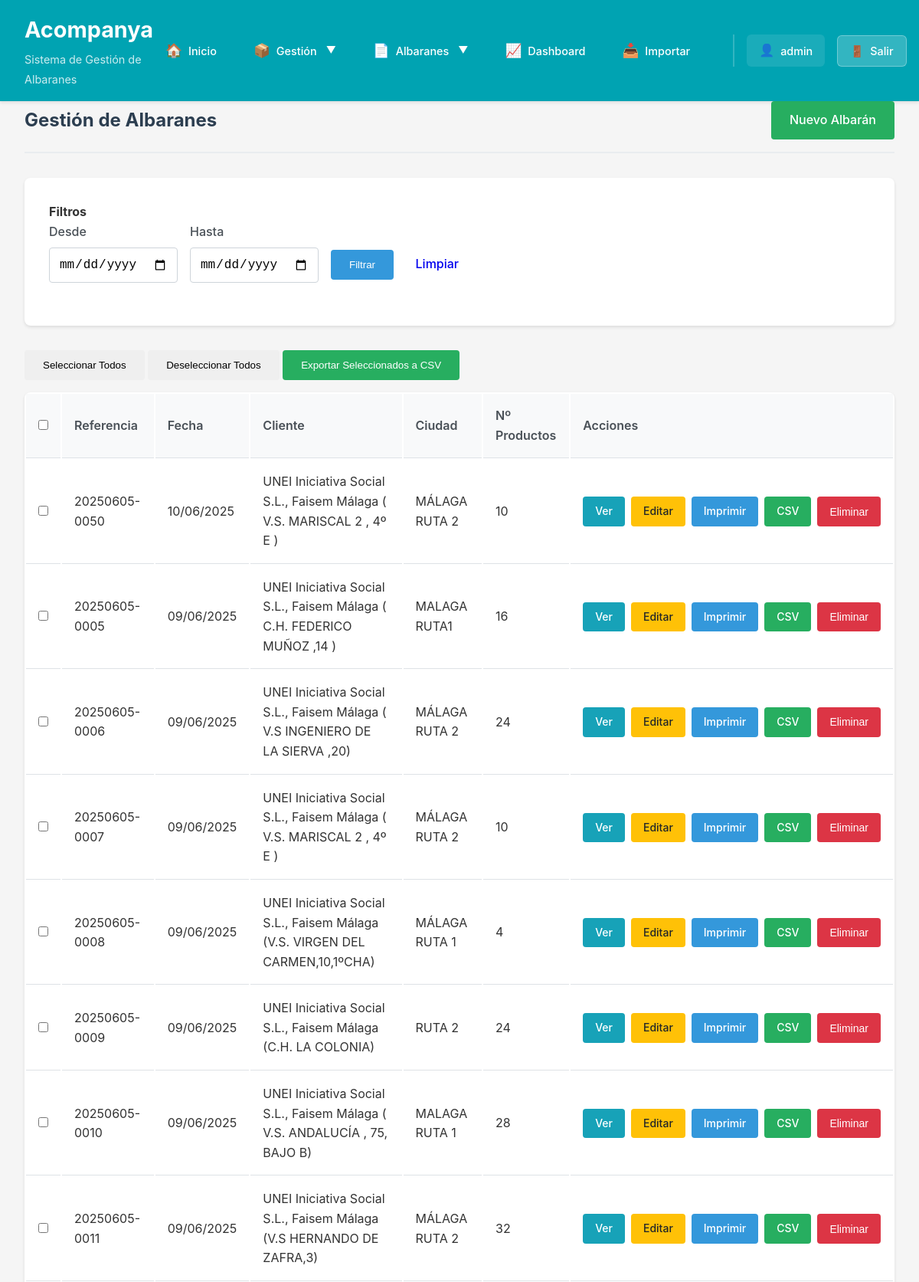
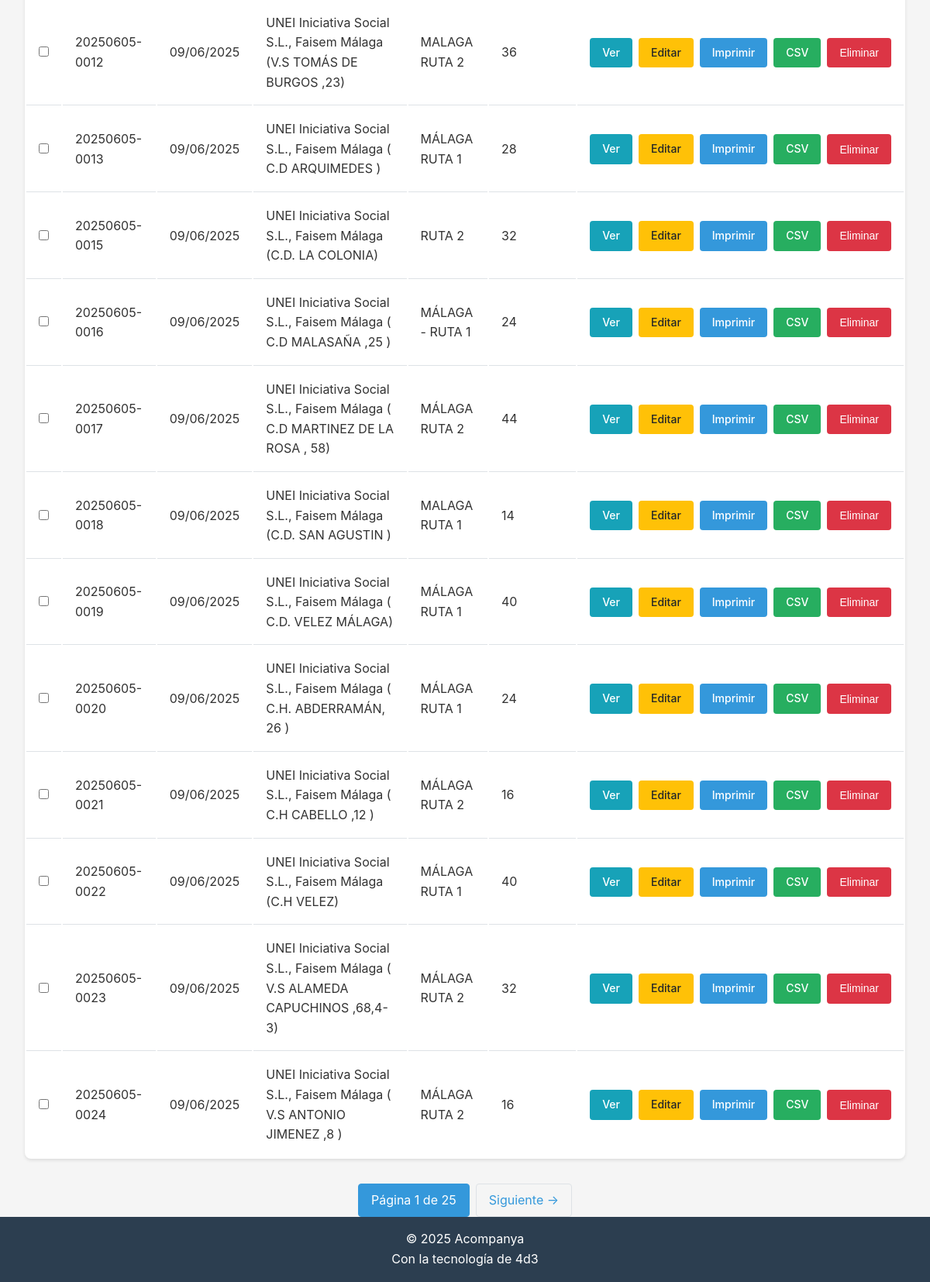
Page /albaranes/ (signed in) on the committed database (2 pictures, top to bottom).
### database/models.py (models this page shows, shortened)
class Usuario(UserMixin, db.Model):
    __tablename__ = 'usuarios'
    id = db.Column(db.Integer, primary_key=True)
    nombre_usuario = db.Column(db.String(80), unique=True, nullable=False)
    password_hash = db.Column(db.String(255), nullable=False)
    created_at = db.Column(db.DateTime, default=datetime.utcnow)

class Albaran(db.Model):
    __tablename__ = 'albaranes'
    id = db.Column(db.Integer, primary_key=True)
    fecha = db.Column(db.Date, nullable=False, default=datetime.utcnow)
    referencia = db.Column(db.String(100), unique=True, nullable=False)
    destinatario = db.Column(db.String(200), nullable=True)
    cliente_id = db.Column(db.Integer, db.ForeignKey('clientes.id'), nullable=True)
    created_at = db.Column(db.DateTime, default=datetime.utcnow)
    detalles = db.relationship('AlbaranDetalle', backref='albaran', lazy='dynamic', cascade='all, delete-orphan')

class Cliente(db.Model):
    __tablename__ = 'clientes'
    id = db.Column(db.Integer, primary_key=True)
    nombre = db.Column(db.String(200), nullable=False, unique=True)
    ciudad = db.Column(db.String(100), nullable=False)
    created_at = db.Column(db.DateTime, default=datetime.utcnow)
    updated_at = db.Column(db.DateTime, default=datetime.utcnow, onupdate=datetime.utcnow)
    albaranes = db.relationship('Albaran', backref='cliente', lazy='dynamic')

### routes/albaranes.py (the view)
@albaranes_bp.route('/')
@login_required
def listar():
    page = request.args.get('page', 1, type=int)
    fecha_desde = request.args.get('fecha_desde')
    fecha_hasta = request.args.get('fecha_hasta')
    query = Albaran.query
    if fecha_desde:
        query = query.filter(Albaran.fecha >= datetime.strptime(fecha_desde, '%Y-%m-%d').date())
    if fecha_hasta:
        query = query.filter(Albaran.fecha <= datetime.strptime(fecha_hasta, '%Y-%m-%d').date())
    albaranes = query.order_by(Albaran.fecha.desc()).paginate(
        page=page, per_page=20, error_out=False
    )
    return render_template('albaranes/listar.html', albaranes=albaranes)

### templates/albaranes/listar.html (shortened to what this page needs)
{% extends "base.html" %}
{% block content %}
<div class="page-header">
    <h2>Gestión de Albaranes</h2>
    <a href="{{ url_for('albaranes.nuevo') }}" class="btn btn-success">Nuevo Albarán</a>
</div>
<form method="GET" action="{{ url_for('albaranes.listar') }}" class="albaran-section">
    <h4>Filtros</h4>
    <div class="form-row" style="display: flex; gap: 1rem; align-items: flex-end;">
        <div class="form-group">
            <label for="fecha_desde" class="form-label">Desde</label>
            <input type="date" class="form-control" id="fecha_desde" name="fecha_desde"
                   value="{{ request.args.get('fecha_desde', '') }}">
        </div>
        <div class="form-group">
            <label for="fecha_hasta" class="form-label">Hasta</label>
            <input type="date" class="form-control" id="fecha_hasta" name="fecha_hasta"
                   value="{{ request.args.get('fecha_hasta', '') }}">
        </div>
        <div class="form-group">
            <button type="submit" class="btn btn-primary">Filtrar</button>
            <a href="{{ url_for('albaranes.listar') }}" class="btn btn-secondary">Limpiar</a>
        </div>
    </div>
</form>
<form id="export-form" method="POST" action="{{ url_for('albaranes.exportar_multiple_csv') }}">
<div style="margin-bottom: 1rem;">
    <button type="button" class="btn btn-secondary" onclick="selectAll()">Seleccionar Todos</button>
    <button type="button" class="btn btn-secondary" onclick="deselectAll()">Deseleccionar Todos</button>
    <button type="submit" class="btn btn-success" onclick="return validateExport()">Exportar Seleccionados a CSV</button>
</div>
<table class="table">
    <thead>
        <tr>
            <th style="width: 40px;">
                <input type="checkbox" id="select-all" onchange="toggleAll(this)">
            </th>
            <th>Referencia</th>
            <th>Fecha</th>
            <th>Cliente</th>
            <th>Ciudad</th>
            <th>Nº Productos</th>
            <th>Acciones</th>
        </tr>
    </thead>
    <tbody>
        {% for albaran in albaranes.items %}
        <tr>
            <td>
                <input type="checkbox" name="albaran_ids[]" value="{{ albaran.id }}" class="albaran-checkbox">
            </td>
            <td>{{ albaran.referencia }}</td>
            <td>{{ albaran.fecha.strftime('%d/%m/%Y') }}</td>
            <td>{{ albaran.cliente.nombre if albaran.cliente else '-' }}</td>
            <td>{{ albaran.cliente.ciudad if albaran.cliente else '-' }}</td>
            <td>{{ albaran.detalles.count() }}</td>
            <td>
                <div class="action-group">
                    <a href="{{ url_for('albaranes.ver', id=albaran.id) }}" class="btn btn-sm btn-info">Ver</a>
                    <a href="{{ url_for('albaranes.editar', id=albaran.id) }}" class="btn btn-sm btn-warning">Editar</a>
                    <a href="{{ url_for('albaranes.imprimir', id=albaran.id) }}" class="btn btn-sm btn-primary" target="_blank">Imprimir</a>
                    <a href="{{ url_for('albaranes.exportar_csv', id=albaran.id) }}" class="btn btn-sm btn-success">CSV</a>
                    <button type="button" class="btn btn-sm btn-danger" onclick="eliminarAlbaran({{ albaran.id }})">Eliminar</button>
                </div>
            </td>
        </tr>
        {% endfor %}
    </tbody>
</table>
</form>
{% if albaranes.has_prev or albaranes.has_next %}
<div class="pagination">
    <span class="active">Página {{ albaranes.page }} de {{ albaranes.pages }}</span>
    {% if albaranes.has_next %}
        <a href="{{ url_for('albaranes.listar', page=albaranes.next_num, fecha_desde=request.args.get('fecha_desde', ''), fecha_hasta=request.args.get('fecha_hasta', '')) }}">Siguiente →</a>
    {% endif %}
</div>
{% endif %}
{% endblock %}

### templates/base.html (shortened to what this page needs)
<!DOCTYPE html>
<html lang="es">
<head>
    <link rel="stylesheet" href="{{ url_for('static', filename='css/style.css') }}">
</head>
<body>
    <header>
        <nav class="navbar">
            <div class="nav-brand">
                <h1>Acompanya</h1>
                <span class="subtitle">Sistema de Gestión de Albaranes</span>
            </div>
            <ul class="nav-menu">
                <li><a href="{{ url_for('index') }}" class="nav-link">
                    <span class="nav-icon">🏠</span>
                    <span class="nav-text">Inicio</span>
                </a></li>
                <li class="nav-dropdown">
                    <a href="#" class="nav-link dropdown-toggle">
                        <span class="nav-icon">📦</span>
                        <span class="nav-text">Gestión</span>
                        <span class="dropdown-arrow">▼</span>
                    </a>
                </li>
                <li class="nav-dropdown">
                    <a href="#" class="nav-link dropdown-toggle">
                        <span class="nav-icon">📄</span>
                        <span class="nav-text">Albaranes</span>
                        <span class="dropdown-arrow">▼</span>
                    </a>
                </li>
                <li><a href="{{ url_for('cuadro_mando.index') }}" class="nav-link">
                    <span class="nav-icon">📈</span>
                    <span class="nav-text">Dashboard</span>
                </a></li>
                <li><a href="{{ url_for('importar.index') }}" class="nav-link">
                    <span class="nav-icon">📥</span>
                    <span class="nav-text">Importar</span>
                </a></li>
                <li class="user-menu">
                    <span class="username">
                        <span class="user-icon">👤</span>
                        {{ current_user.nombre_usuario }}
                    </span>
                    <a href="{{ url_for('logout') }}" class="logout-btn">
                        <span class="logout-icon">🚪</span>
                        Salir
                    </a>
                </li>
            </ul>
        </nav>
    </header>
    <main class="container">
        {% block content %}{% endblock %}
    </main>
    <footer>
        <p>&copy; 2025 Acompanya</p>
        <p>Con la tecnología de 4d3</p>
    </footer>
</body>
</html>

### static/css/style.css (style rules this page uses)
* { margin: 0; padding: 0; box-sizing: border-box; }
body { font-family: -apple-system, BlinkMacSystemFont, 'Segoe UI', Roboto, 'Helvetica Neue', Arial, sans-serif; line-height: 1.6; color: #333; background-color: #f5f5f5; min-height: 100vh; display: flex; flex-direction: column; }
header { background-color: #00a3b2; color: white; padding: 1rem 0; box-shadow: 0 2px 4px rgba(0,0,0,0.1); }
.navbar { max-width: 1200px; margin: 0 auto; padding: 0 2rem; display: flex; justify-content: space-between; align-items: center; }
.nav-brand h1 { font-size: 1.8rem; margin-bottom: 0.2rem; }
.nav-brand .subtitle { font-size: 0.9rem; opacity: 0.8; }
.nav-menu { display: flex; list-style: none; gap: 1rem; align-items: center; }
.nav-link { color: white; text-decoration: none; padding: 0.75rem 1rem; border-radius: 6px; transition: all 0.3s ease; display: flex; align-items: center; gap: 0.5rem; font-weight: 500; position: relative; }
.nav-icon { font-size: 1.1rem; }
.nav-text { font-size: 0.9rem; }
.nav-dropdown { position: relative; }
.dropdown-toggle { cursor: pointer; }
.dropdown-arrow { font-size: 0.8rem; transition: transform 0.3s ease; margin-left: 0.25rem; }
main { flex: 1; padding: 2rem 0; }
.container { max-width: 1200px; margin: 0 auto; padding: 0 2rem; }
.btn { display: inline-block; padding: 0.75rem 1.5rem; text-decoration: none; border-radius: 4px; font-weight: 500; transition: all 0.3s; border: none; cursor: pointer; text-align: center; }
.btn-primary { background-color: #3498db; color: white; }
.btn-success { background-color: #27ae60; color: white; }
.btn-info { background-color: #17a2b8; color: white; }
.btn-danger { background-color: #dc3545; color: white; }
.btn-warning { background-color: #ffc107; color: #212529; }
.btn-sm { padding: 0.5rem 1rem; font-size: 0.875rem; }
.table { width: 100%; background: white; border-radius: 8px; overflow: hidden; box-shadow: 0 2px 4px rgba(0,0,0,0.1); }
.table th, .table td { padding: 1rem; text-align: left; border-bottom: 1px solid #dee2e6; }
.table th { background-color: #f8f9fa; font-weight: 600; color: #495057; }
.table tbody tr:last-child td { border-bottom: none; }
.form-group { margin-bottom: 1.5rem; }
.form-label { display: block; margin-bottom: 0.5rem; font-weight: 500; color: #495057; }
.form-control { width: 100%; padding: 0.75rem; border: 1px solid #ced4da; border-radius: 4px; font-size: 1rem; transition: border-color 0.3s; }
.page-header { display: flex; justify-content: space-between; align-items: center; margin-bottom: 2rem; padding-bottom: 1rem; border-bottom: 2px solid #e9ecef; }
.page-header h2 { color: #2c3e50; }
.action-group { display: flex; gap: 0.5rem; }
footer { background-color: #2c3e50; color: white; text-align: center; padding: 1rem 0; margin-top: auto; }
.pagination { display: flex; justify-content: center; margin-top: 2rem; gap: 0.5rem; }
.pagination a, .pagination span { padding: 0.5rem 1rem; text-decoration: none; border: 1px solid #dee2e6; color: #3498db; border-radius: 4px; }
.pagination .active { background-color: #3498db; color: white; border-color: #3498db; }
.albaran-section { background: white; padding: 2rem; border-radius: 8px; margin-bottom: 2rem; box-shadow: 0 2px 4px rgba(0,0,0,0.1); }
.user-menu { display: flex; align-items: center; gap: 1rem; margin-left: 1.5rem; padding-left: 1rem; border-left: 2px solid rgba(255,255,255,0.2); }
.username { display: flex; align-items: center; gap: 0.5rem; font-weight: 500; padding: 0.5rem 1rem; background-color: rgba(255,255,255,0.1); border-radius: 6px; font-size: 0.9rem; }
.user-icon { font-size: 1rem; }
.logout-btn { color: white !important; background-color: rgba(255,255,255,0.2) !important; border: 1px solid rgba(255,255,255,0.3); padding: 0.5rem 1rem !important; border-radius: 6px; font-size: 0.9rem; transition: all 0.3s ease; text-decoration: none; display: flex; align-items: center; gap: 0.5rem; font-weight: 500; }
.logout-icon { font-size: 0.9rem; }
.table tbody tr { transition: background-color 0.2s ease; }

### rows in the picture
Usuario: nombre_usuario "admin"
Albaran: referencia "20250605-0050", fecha "10/06/2025", cliente "UNEI Iniciativa Social S.L., Faisem Málaga ( V.S. MARISCAL 2 , 4º E )", cliente "MÁLAGA RUTA 2", detalles.count "10"
Albaran: referencia "20250605-0005", fecha "09/06/2025", cliente "UNEI Iniciativa Social S.L., Faisem Málaga ( C.H. FEDERICO MUÑOZ ,14 )", cliente "MALAGA RUTA1", detalles.count "16"
Albaran: referencia "20250605-0006", fecha "09/06/2025", cliente "UNEI Iniciativa Social S.L., Faisem Málaga ( V.S INGENIERO DE LA SIERVA ,20)", cliente "MÁLAGA RUTA 2", detalles.count "24"
Albaran: referencia "20250605-0007", fecha "09/06/2025", cliente "UNEI Iniciativa Social S.L., Faisem Málaga ( V.S. MARISCAL 2 , 4º E )", cliente "MÁLAGA RUTA 2", detalles.count "10"
Albaran: referencia "20250605-0008", fecha "09/06/2025", cliente "UNEI Iniciativa Social S.L., Faisem Málaga (V.S. VIRGEN DEL CARMEN,10,1ºCHA)", cliente "MÁLAGA RUTA 1", detalles.count "4"
Albaran: referencia "20250605-0009", fecha "09/06/2025", cliente "UNEI Iniciativa Social S.L., Faisem Málaga (C.H. LA COLONIA)", cliente "RUTA 2", detalles.count "24"
Albaran: referencia "20250605-0010", fecha "09/06/2025", cliente "UNEI Iniciativa Social S.L., Faisem Málaga ( V.S. ANDALUCÍA , 75, BAJO B)", cliente "MALAGA RUTA 1", detalles.count "28"
Albaran: referencia "20250605-0011", fecha "09/06/2025", cliente "UNEI Iniciativa Social S.L., Faisem Málaga (V.S HERNANDO DE ZAFRA,3)", cliente "MÁLAGA RUTA 2", detalles.count "32"
Albaran: referencia "20250605-0012", fecha "09/06/2025", cliente "UNEI Iniciativa Social S.L., Faisem Málaga (V.S TOMÁS DE BURGOS ,23)", cliente "MALAGA RUTA 2", detalles.count "36"
Albaran: referencia "20250605-0013", fecha "09/06/2025", cliente "UNEI Iniciativa Social S.L., Faisem Málaga ( C.D ARQUIMEDES )", cliente "MÁLAGA RUTA 1", detalles.count "28"
Albaran: referencia "20250605-0015", fecha "09/06/2025", cliente "UNEI Iniciativa Social S.L., Faisem Málaga (C.D. LA COLONIA)", cliente "RUTA 2", detalles.count "32"
Albaran: referencia "20250605-0016", fecha "09/06/2025", cliente "UNEI Iniciativa Social S.L., Faisem Málaga ( C.D MALASAÑA ,25 )", cliente "MÁLAGA - RUTA 1", detalles.count "24"
Albaran: referencia "20250605-0017", fecha "09/06/2025", cliente "UNEI Iniciativa Social S.L., Faisem Málaga ( C.D MARTINEZ DE LA ROSA , 58)", cliente "MÁLAGA RUTA 2", detalles.count "44"
Albaran: referencia "20250605-0018", fecha "09/06/2025", cliente "UNEI Iniciativa Social S.L., Faisem Málaga (C.D. SAN AGUSTIN )", cliente "MALAGA RUTA 1", detalles.count "14"
Albaran: referencia "20250605-0019", fecha "09/06/2025", cliente "UNEI Iniciativa Social S.L., Faisem Málaga ( C.D. VELEZ MÁLAGA)", cliente "MÁLAGA RUTA 1", detalles.count "40"
Albaran: referencia "20250605-0020", fecha "09/06/2025", cliente "UNEI Iniciativa Social S.L., Faisem Málaga ( C.H. ABDERRAMÁN, 26 )", cliente "MÁLAGA RUTA 1", detalles.count "24"
Albaran: referencia "20250605-0021", fecha "09/06/2025", cliente "UNEI Iniciativa Social S.L., Faisem Málaga ( C.H CABELLO ,12 )", cliente "MÁLAGA RUTA 2", detalles.count "16"
Albaran: referencia "20250605-0022", fecha "09/06/2025", cliente "UNEI Iniciativa Social S.L., Faisem Málaga (C.H VELEZ)", cliente "MÁLAGA RUTA 1", detalles.count "40"
Albaran: referencia "20250605-0023", fecha "09/06/2025", cliente "UNEI Iniciativa Social S.L., Faisem Málaga ( V.S ALAMEDA CAPUCHINOS ,68,4-3)", cliente "MÁLAGA RUTA 2", detalles.count "32"
Albaran: referencia "20250605-0024", fecha "09/06/2025", cliente "UNEI Iniciativa Social S.L., Faisem Málaga ( V.S ANTONIO JIMENEZ ,8 )", cliente "MÁLAGA RUTA 2", detalles.count "16"

### other values in the picture
{{ albaranes.page }} "1"
{{ albaranes.pages }} "25"
